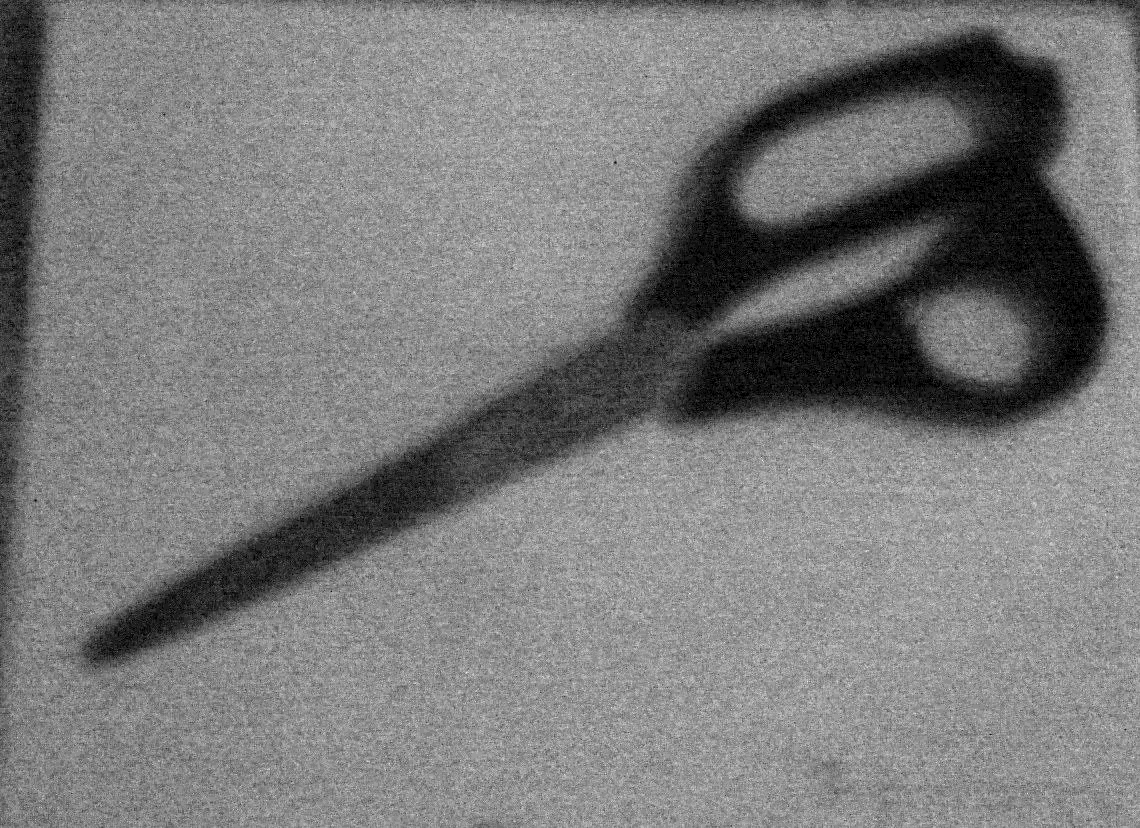
#> input picture Practica1/Imagenes/sci-4.bmp, 1140 x 828 px
$ python ejercicio8_gaussian.py
#> lines starting #> are read from the running program, lines starting #| are printed output that depends on the picture
#! /usr/bin/env python

#*************************************************************************
# 8. Hallar un valor de segmentacion optimo (en forma manual o automatica) para
#cada una de las imagenes tomadas en el punto 1 (6 imagenes).
#Mostrar los resultados
#*************************************************************************

#Imports
#******************************************************************************
import cv2
import numpy as np
import matplotlib.pyplot as plt
#******************************************************************************

path3 = 'Imagenes/sci-4.bmp'

img3 = cv2.imread(path3, cv2.IMREAD_GRAYSCALE)
#> img3 is the input picture: shape (828, 1140); min 0, max 18, mean 8.69
img3_bin = np.copy(img3)
img3_bin = cv2.medianBlur(img3_bin, 7)
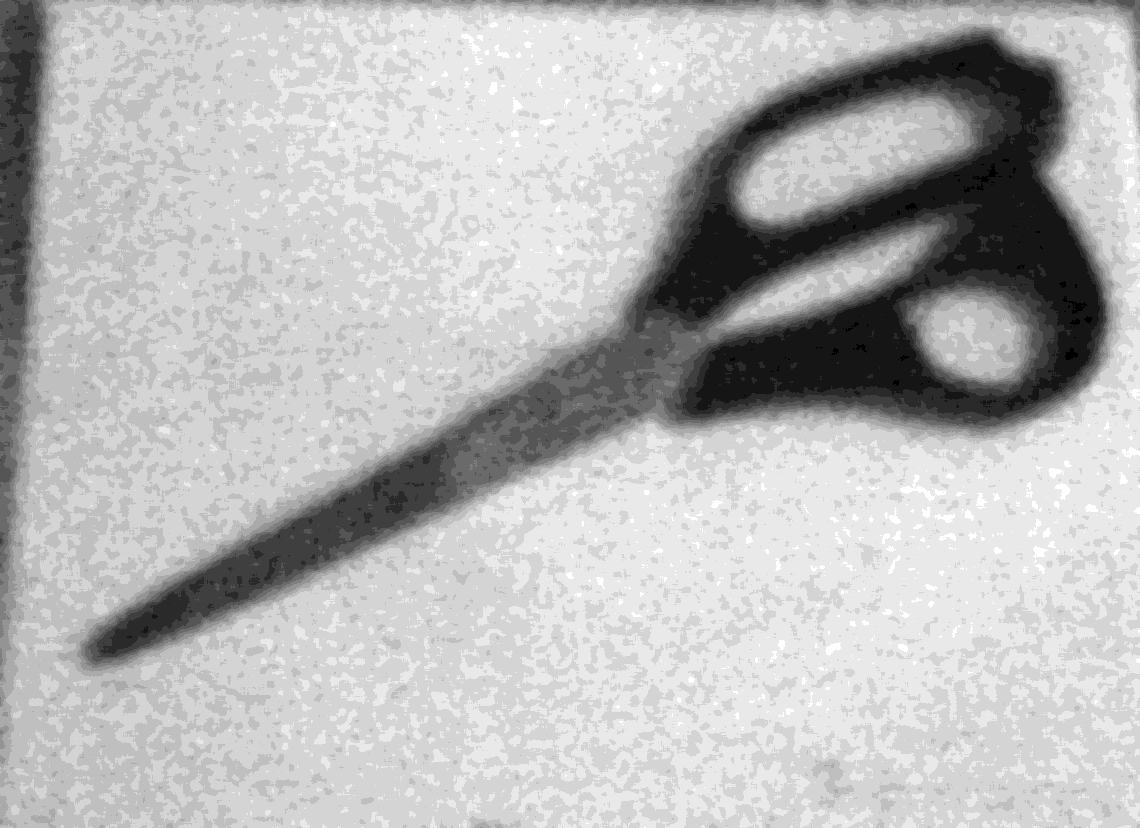
#> img3_bin: shape (828, 1140); min 0, max 12, mean 8.7; drawn with min black and max white

th3 = cv2.adaptiveThreshold(img3_bin, 255, cv2.ADAPTIVE_THRESH_GAUSSIAN_C, \
        cv2.THRESH_BINARY, 11, 2)
#> th3: shape (828, 1140); every value is 255

plt.figure()
plt.imshow(img3, cmap='gray')
plt.figure()
plt.imshow(img3_bin, cmap='gray')
plt.show()

$ run again, with Practica1/Imagenes/sci-2.bmp copied over Practica1/Imagenes/sci-4.bmp
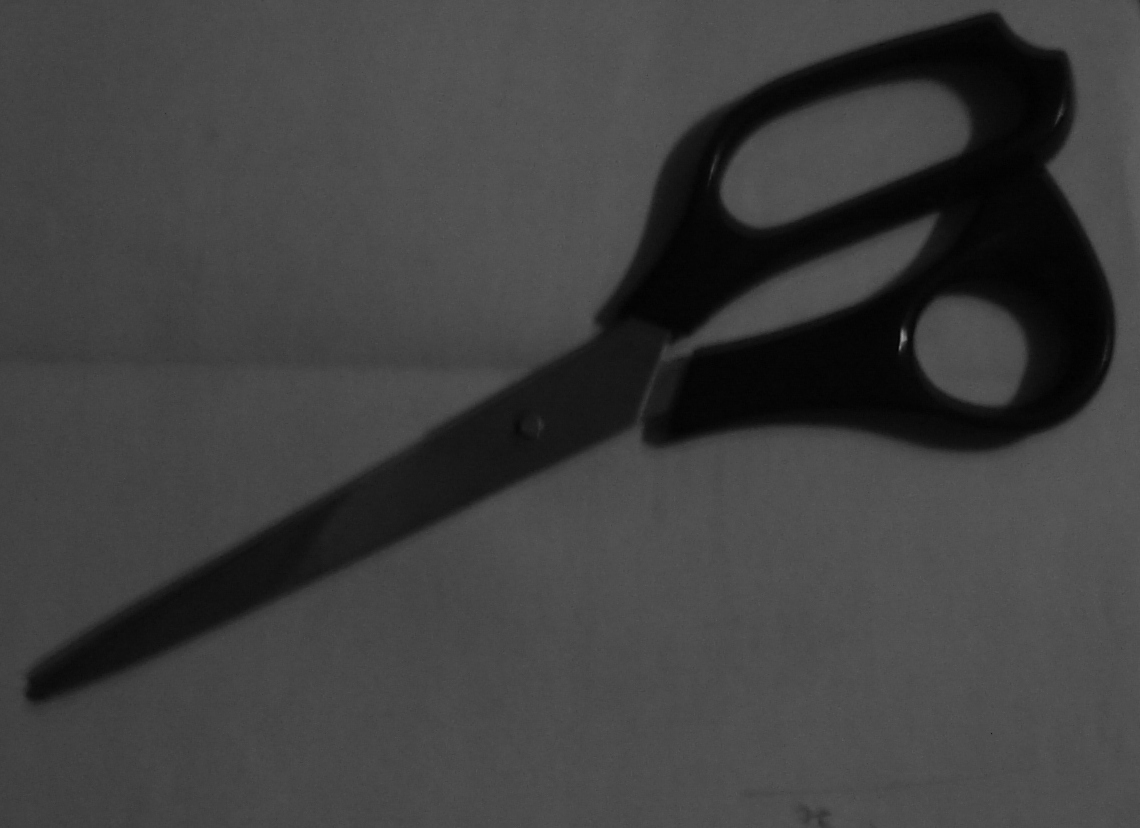
#> input picture Practica1/Imagenes/sci-2.bmp, 1140 x 828 px
#> img3 is the input picture: shape (828, 1140); min 0, max 157, mean 63.8
#> `th3 = cv2.adaptiveThreshold(img3_bin, 255, cv2.ADAPTIVE_THRESH_GAUSSIA..`:
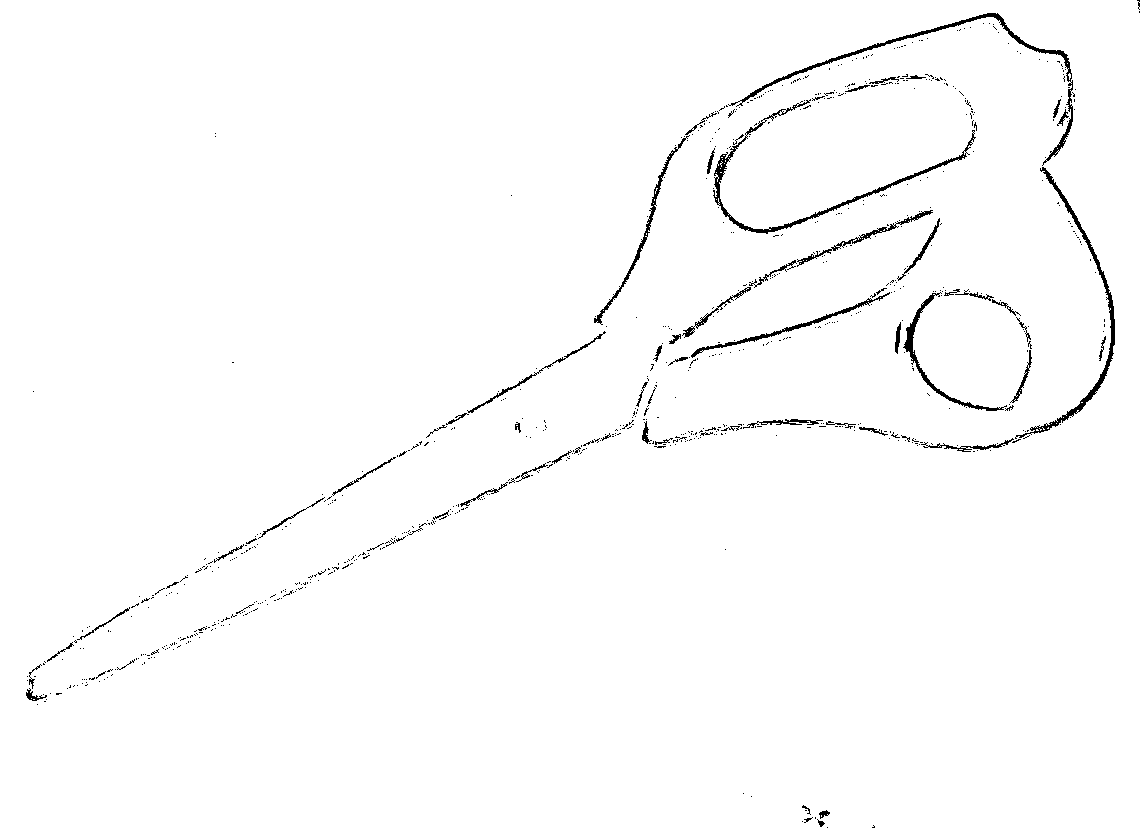
#> th3: shape (828, 1140); 98.5% white; black in thin lines or dots
